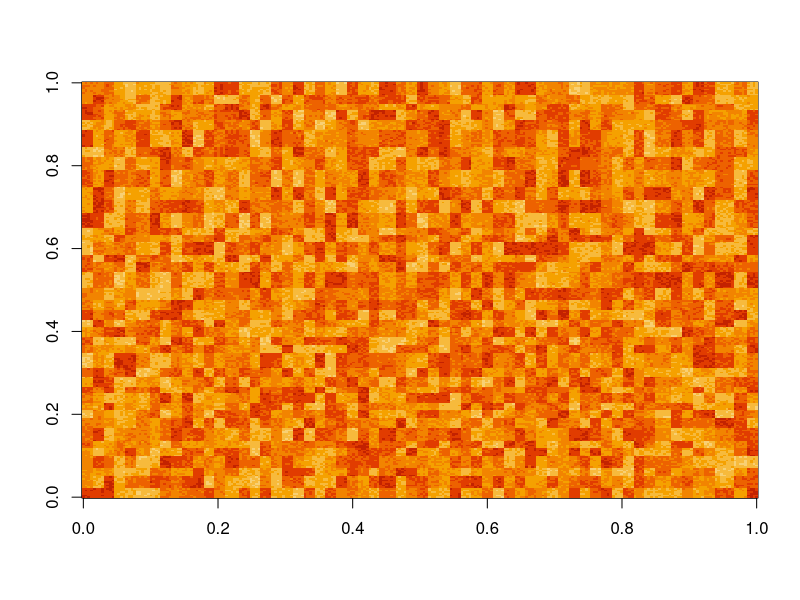
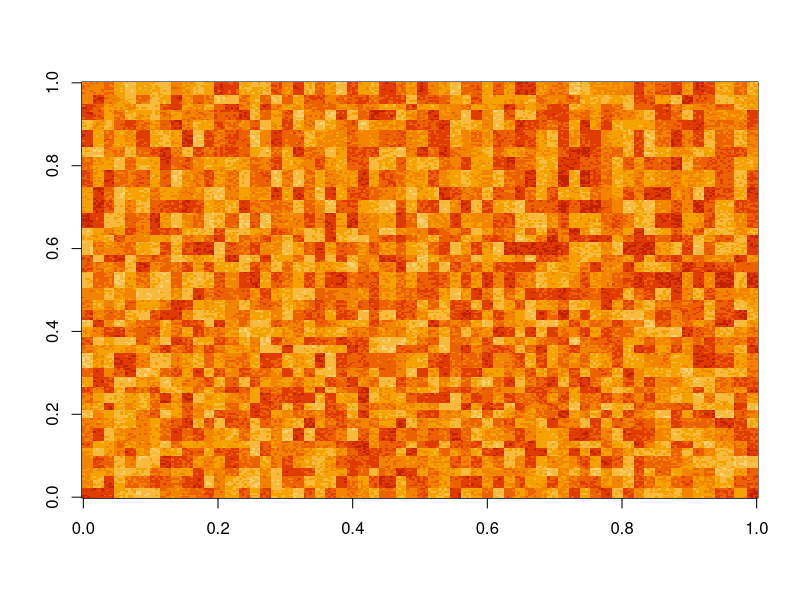
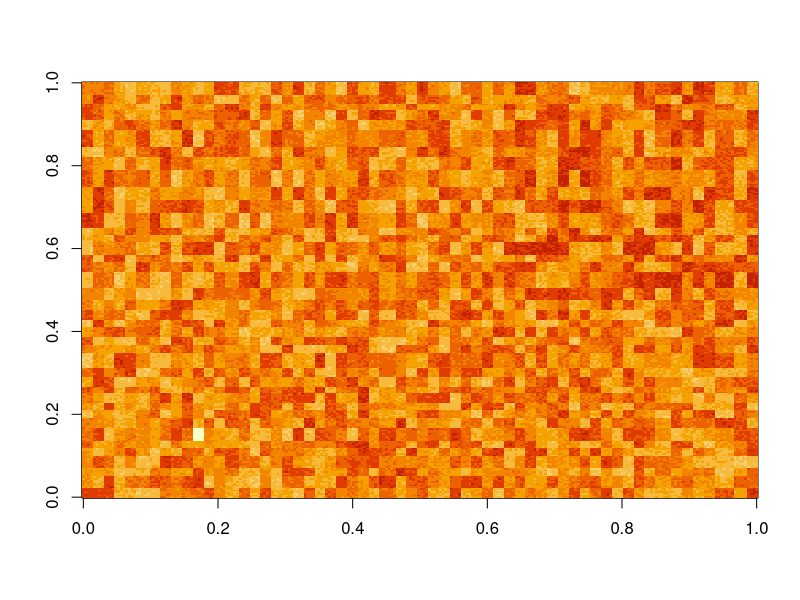
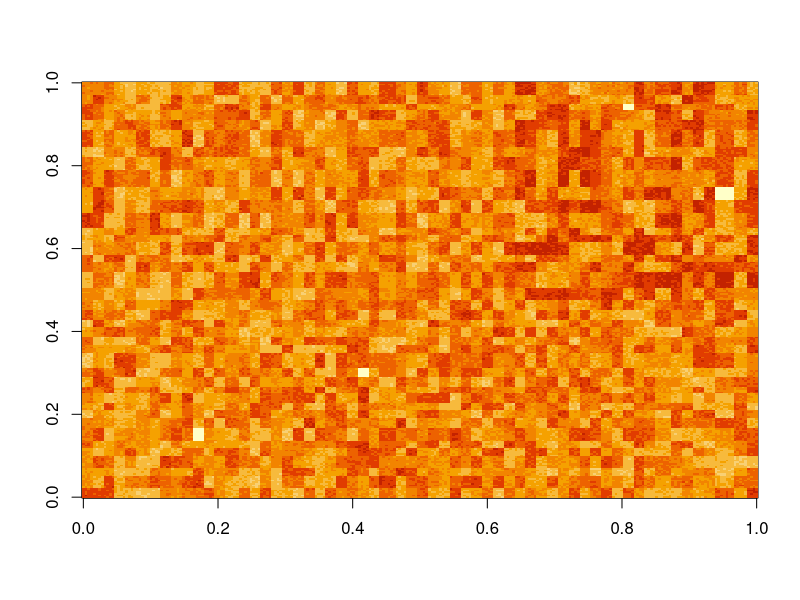
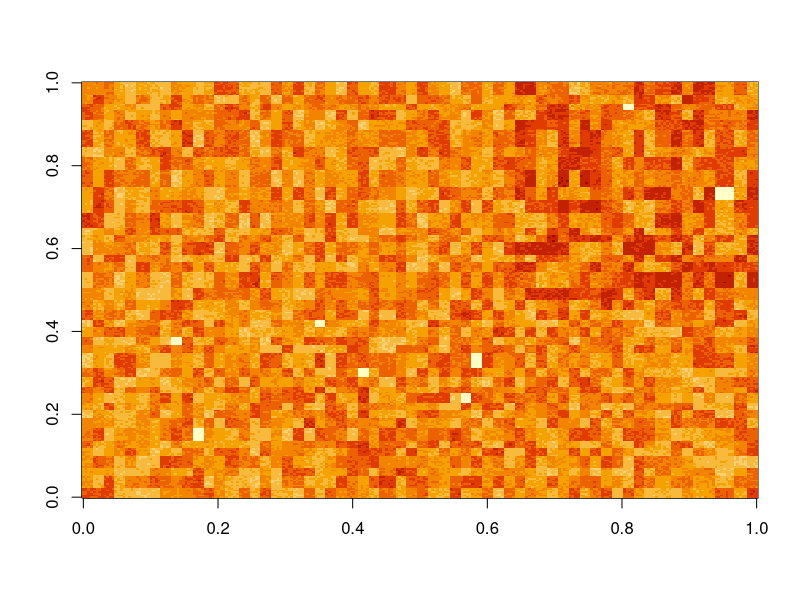
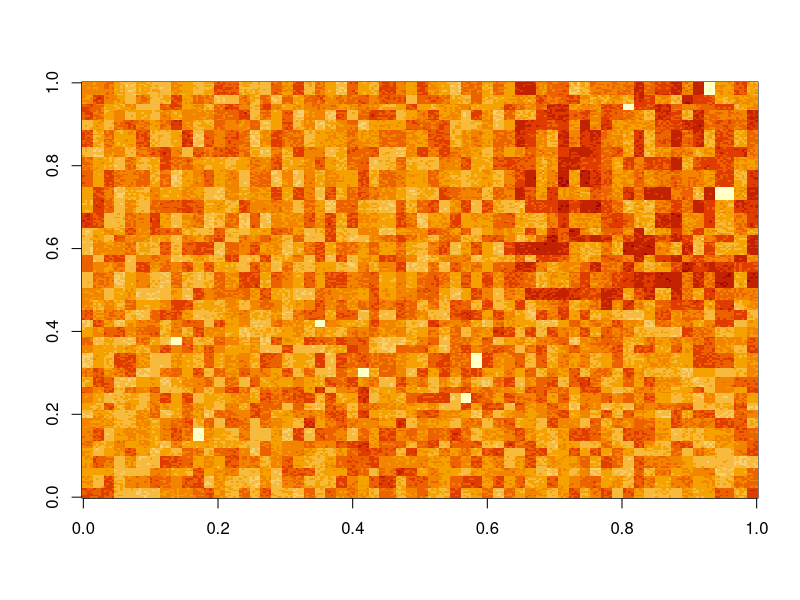
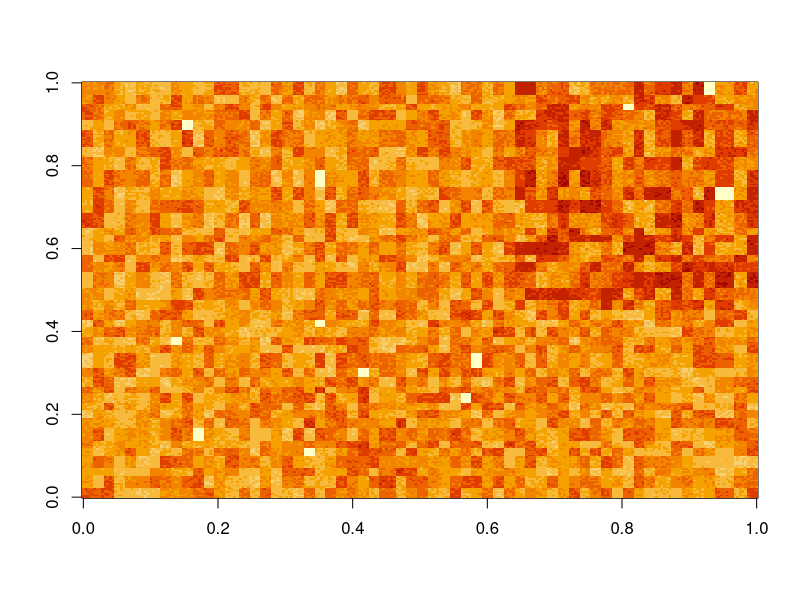
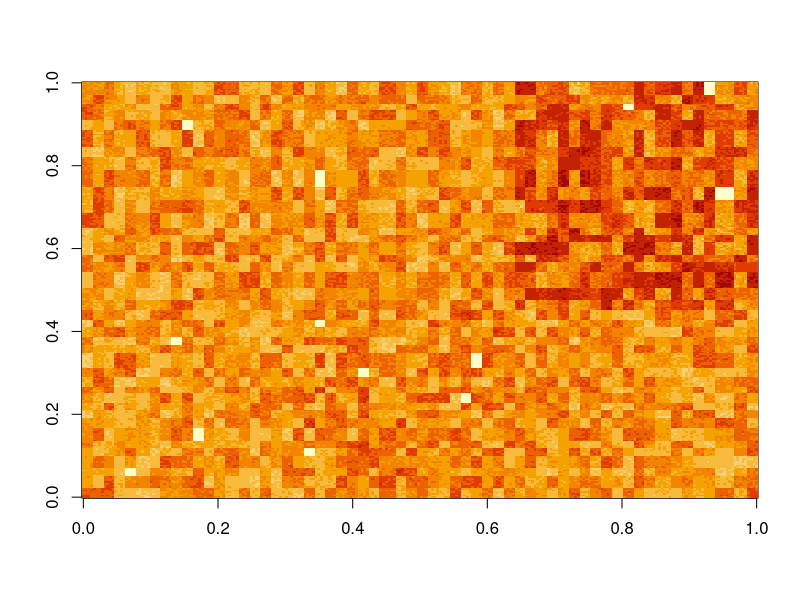

Source code (R) for these figures, in order:
initialise_parameters <- function(){
  params = list()
  params$parcel_sz_x = 40 #width of basic land parcel (eg for N = 500 and parcel_sz_x = 10 the ecology is composed of 50 parcels in the x direction)
  params$parcel_sz_y = 60 #width of basic land parcel
  params$region_num_x = 2 
  params$region_num_y = 3
  params$ecology_size = 250 #array size to be broken up into sub arrays
  params$time_steps = 100 #number of years etc
  params$max_developments = 5 #maximum number of developments per year 
  params$min_eco_val = 30
  params$max_eco_val = 100
  params$min_initial_eco_val = 30
  params$max_initial_eco_val = 80
  params$max_decline_rate = 0.02 #max regional decline rate
  params$offset_rate = 0.005 #rate of improvement in land parcel after parcel is offset
  params$eco_noise = 10
  params$decline_type = 'current'
  params$parcel_selection_type = 'regional' #regional or national
  params$offset_value_type = 'current' 
  params$offset_type = 'match' #match - just match the offset value to the developed value (predicted or current)
  params$region_num = params$region_num_x*params$region_num_y 
  params$decline_rates = -params$max_decline_rate*runif((params$region_num - 1))
  params$decline_rates = c(params$decline_rates, params$max_decline_rate)
  params$decline_rate_std = 0.1*params$max_decline_rate*runif((params$region_num))
  return(params)
}

rand_vec <- function(N, M, sd) {
  min_width = 3;
  vec <- rnorm(N, M/N, sd)
  if (abs(sum(vec)) < 0.01) vec <- vec + 1
  vec <- round(vec / sum(vec) * M)
  deviation <- M - sum(vec)
  for (. in seq_len(abs(deviation))) {
    vec[i] <- vec[i <- sample(N, 1)] + sign(deviation)
  }
  while (any(vec <= min_width)) {
    negs <- vec <= min_width
    pos  <- vec > min_width
    vec[negs][i] <- vec[negs][i <- sample(sum(negs), 1)] + 1
    vec[pos][i]  <- vec[pos ][i <- sample(sum(pos ), 1)] - 1
  }
  vec
}

  
initialise_square_parcels <- function(params){
  parcels = list()
  pixel_indexes = 1:(params$ecology_size*params$ecology_size)
  dim(pixel_indexes) = c(params$ecology_size, params$ecology_size)
  land_parcels = matcell(pixel_indexes, c(params$parcel_sz_y, params$parcel_sz_x)) #split the ecology array into a series of subarrays with dimensions sz_x by sz_y
  parcel_num_y = land_parcels$dims[1]
  parcel_num_x = land_parcels$dims[2]
  land_parcel_num = length(land_parcels$elements) #total number of parcels
  parcel_indexes = 1:land_parcel_num #index all parcels
  dim(parcel_indexes) = c(parcel_num_y, parcel_num_x) #arrange indicies into array with dimensions of land parcels
  region_size_x = ceiling(parcel_num_x/params$region_num_x)
  region_size_y = ceiling(parcel_num_y/params$region_num_y)
  regions = matcell(parcel_indexes, c(region_size_y, region_size_x))
  region_num = length(regions$elements)
  parcels$land_parcel_num = land_parcel_num
  parcels$land_parcels = land_parcels$elements
  parcels$land_parcel_dims = land_parcels$dims
  parcels$regions = regions$elements
  parcels$region_dims = regions$dims
  parcels$region_num = region_num
  return(parcels)
}


initialise_shape_parcels <- function(params){
  parcels = list()

  parcel_vx = rand_vec(params$parcel_sz_x, params$ecology_size, 2)
  parcel_vy = rand_vec(params$parcel_sz_y, params$ecology_size, 2)
  
  pixel_indexes = 1:(params$ecology_size*params$ecology_size)
  dim(pixel_indexes) = c(params$ecology_size, params$ecology_size)
  land_parcels = mcell(pixel_indexes, parcel_vx, parcel_vy) #split the ecology array into a series of subarrays with dimensions sz_x by sz_y
  parcel_num_y = land_parcels$dims[1]
  parcel_num_x = land_parcels$dims[2]
  land_parcel_num = length(land_parcels$elements) #total number of parcels
  parcel_indexes = 1:land_parcel_num #index all parcels
  dim(parcel_indexes) = c(parcel_num_y, parcel_num_x) #arrange indicies into array with dimensions of land parcels
  region_vx = rand_vec(params$region_num_x, parcel_num_x, 1) 
  region_vy = rand_vec(params$region_num_y, parcel_num_y, 1)
  
  regions = mcell(parcel_indexes, region_vx, region_vy)
  
  region_num = length(regions$elements)
  parcels$land_parcel_num = land_parcel_num
  parcels$land_parcels = land_parcels$elements
  parcels$land_parcel_dims = land_parcels$dims
  parcels$regions = regions$elements
  parcels$region_dims = regions$dims
  parcels$region_num = region_num
  parcels$parcel_vx = parcel_vx
  parcels$parcel_vy = parcel_vy
  
  return(parcels)
}


initialise_index_object <- function(land_parcel_num){
  ind_available = 1:land_parcel_num #parcel indexes available for development or offsetting
  index_object = list()
  index_object$ind_available = ind_available
  index_object$break_flag = FALSE
  return(index_object)
}

initialise_ecology <- function(params, parcels){
  land_parcels = parcels$land_parcels
  land_parcel_num = parcels$land_parcel_num
  ecology_initial = matrix(1,params$ecology_size,params$ecology_size)
  
  for (s in 1:land_parcel_num){
    initial_parcel_value = params$min_initial_eco_val + (params$max_initial_eco_val - params$min_initial_eco_val - params$eco_noise)*runif(1) 
    inds = parcels$land_parcels[[s]]
    dim(inds) = c(1, length(inds))
    ecology_initial[inds] = ecology_initial[inds]*initial_parcel_value
  }
  ecology_initial = ecology_initial + params$eco_noise*matrix(runif(params$ecology_size*params$ecology_size),params$ecology_size,params$ecology_size)
  return(ecology_initial)
}

matcell <- function(x, tilesize){
  
  sz = c(nrow(x), ncol(x))
  A = vector('list', 2)
  for (s in 1:2){
    dm = sz[s]
    T = min(dm, tilesize[s])
    nn = floor( dm / T ) 
    resid = dm %% tilesize[s]
    if (resid == 0 ) {
      A[[s]]=c(rep(1, nn)*T)
    } else A[[s]]=c(rep(1, nn)*T,resid)
  }
  
  rowsizes = A[[1]]
  colsizes = A[[2]]
  rows = length(rowsizes)
  cols = length(colsizes)
  B = vector('list', rows*cols)
  
  rowStart = 0
  
  a = 1  
  for (i in 1:rows){
    colStart = 0
    for (j in 1:cols){
      B[[a]] = x[colStart+(1:colsizes[j]), rowStart+(1:rowsizes[i])]
      colStart = colStart + colsizes[j]
      a = a + 1
    }
    rowStart = rowStart + rowsizes[i]
  }
  
  parcel = list()
  parcel$dims = c(length(A[[1]]), length(A[[2]]))
  parcel$elements = B
  return(parcel)
}


mcell <- function(x, vx, vy){
  
  rowsizes = vy;
  colsizes = vx;
  rows = length(rowsizes);
  cols = length(colsizes);

  a = 1
  B = vector('list', rows*cols)
  colStart = 0
  for (i in 1:cols){
    rowStart = 0
    for (j in 1:rows){
      B[[a]] = x[rowStart+(1:rowsizes[j]), colStart+(1:colsizes[i])]
      rowStart = rowStart + rowsizes[j]
      a = a + 1
    }
    colStart = colStart + colsizes[i]
  }
  
  parcel = list()
  parcel$dims = c(length(vy), length(vx))
  parcel$elements = B
  return(parcel)
  
}  


ind2sub <- function(A, ind){
  m = nrow(A)
  rw = ((ind-1) %% m) + 1 
  cl = floor((ind-1) / m) + 1
  loc = c(rw, cl)
  return(loc)
}

offset_rule <- function(pos_y, params, rate, t){
  mn = params$min_eco_val
  mx = params$max_eco_val
  t_sh = -1/rate * log( ((pos_y - mn)/(mx - pos_y)))
  offset_rule = mn + (mx - mn)/(1 + exp(-rate*( t - t_sh)))
}

initialise_counterfactuals <- function(params, parcels, ecology_initial){
  counterfactuals = list()
  
  region_num = parcels$region_num
  regions = parcels$regions
  land_parcels = parcels$land_parcels
  current_ecology = ecology_initial
  time_vec = 1:params$time_steps 
  elements = array(0, c(params$ecology_size, params$ecology_size, params$time_steps))
  decline_rates = vector('list', region_num)
  
  for (region_ind in 1:region_num){
    
    current_region = regions[[region_ind]]
    current_parcel_num = length(current_region)    
    decline_params = c(length(current_region), params$decline_rates[region_ind], params$decline_rate_std[region_ind])
    current_decline_rates = matrix(rnorm(decline_params[1], mean = decline_params[2], sd = decline_params[3]), ncol = ncol(current_region))
    decline_rates[[region_ind]] = current_decline_rates
    parcel_inds = current_region
    dim(parcel_inds) = c(1, current_parcel_num)
    
    for (parcel_count in 1:current_parcel_num){
      parcel_ind = parcel_inds[parcel_count]
      current_parcel = land_parcels[[parcel_ind]]
      current_dec_rate = current_decline_rates[parcel_count]      
      for (pix_ind in current_parcel){      
        loc <- ind2sub(current_ecology, pix_ind)
        elements[loc[1], loc[2], ] = offset_rule(current_ecology[pix_ind], params, current_dec_rate, time_vec)
      }
    }
  }
  counterfactuals$elements = elements
  counterfactuals$decline_rates = decline_rates
  return(counterfactuals)
}

initialise_outputs <- function(params, counterfactuals, parcels){
  parcel_num_x = length(parcels$parcel_vx)
  parcel_num_y = length(parcels$parcel_vy)
  outputs = list()
  outputs$developed_indexes = vector('list', params$time_steps)
  outputs$offset_indexes = vector('list', params$time_steps)
  outputs$offset_trajectories = array(0, c(params$ecology_size, params$ecology_size, params$time_steps)) 
  outputs$developed_losses = outputs$offset_trajectories
  outputs$avoided_losses = outputs$offset_trajectories
  outputs$avoided_loss_static = outputs$offset_trajectories
  outputs$true_gains = outputs$offset_trajectories
  outputs$true_losses = outputs$offset_trajectories
  outputs$trajectories = counterfactuals$elements
  outputs$counterfactuals = counterfactuals$elements
  return(outputs)
  
}

find_parcel_vals <- function(parcels, current_ecology){
  land_parcels = parcels$land_parcels
  land_parcel_num = length(land_parcels)
  current_parcel_vals = rep(0, land_parcel_num)
  
  for (s in 1:land_parcel_num){
    inds = land_parcels[[s]]
    current_parcel_vals[s] = sum(current_ecology[inds])
  }
  return(current_parcel_vals)
}

select_parcel_to_develop <- function(ind_available, current_parcel_vals, parcels){
  developed_object = list()
  
  land_parcels = parcels$land_parcels
  developed_ind = ind_available[sample(1:length(ind_available), 1)]
  parcel_val = current_parcel_vals[developed_ind] #determine ecological value of selected parcel   
  current_parcel = land_parcels[[developed_ind]]
  
  developed_object$parcel_index = developed_ind
  developed_object$parcel_val = parcel_val
  developed_object$current_parcel = current_parcel
  
  return(developed_object)
}

update_index <- function(index_object, parcel_ind){
  ind_available = index_object$ind_available
  ind_available <- setdiff(ind_available, parcel_ind) #remove developed parcel from available list   
  if (length(ind_available) < 1 ){   
    break_flag = TRUE
  } else {break_flag = FALSE}
  index_object$ind_available = ind_available
  index_object$break_flag = break_flag
  return(index_object)
}

find_region <- function(parcels, parcel_ind){
  region_num = parcels$region_num
  regions = parcels$regions
  for (s in 1:region_num){
    if (any(regions[[s]] == parcel_ind)){
      region_index = s
      break
    }
    
  }
  return(region_index)
}

select_parcel_to_offset <- function(params, parcels, developed_object, index_object, current_parcel_vals, predicted_parcel_vals, predict_flag){
  offset_object = list()
  if (predict_flag == 'true'){
    current_parcel_vals = predicted_parcel_vals
  }
  
  ind_available = index_object$ind_available
  
  land_parcels = parcels$land_parcels
  region_num = parcels$region_num
  regions = parcels$regions
  parcel_selection_type = params$parcel_selection_type 
  offset_value_type = params$offset_value_type
  offset_type = params$offset_type
  developed_parcel_ind = developed_object$parcel_index
  developed_parcel_val = developed_object$parcel_val
  
  if (parcel_selection_type == 'regional'){        
    for (s in 1:region_num){
      if (any(regions[[s]] == developed_parcel_ind)) {
        offset_ind_to_use = intersect(regions[[s]], ind_available)                                        
        break
      }
    }
  } else if (parcel_selection_type == 'national'){ 
    offset_ind_to_use = ind_available
  }
  
  if (length(offset_ind_to_use) < 1 ){   
    offset_object$break_flag = TRUE
    return(offset_object)
  } else {offset_object$break_flag = FALSE}
    
  parcel_vals_to_use = current_parcel_vals[offset_ind_to_use]
  
  if (offset_type == 'match') {
    err = abs(parcel_vals_to_use - developed_parcel_val)
    err_ind = which(err == min(err))
    parcel_index = offset_ind_to_use[err_ind]
    if (length(parcel_index) > 1){   #if more than one parcel is of equal value chose at random
      parcel_index = sample(parcel_index)
    } 
  }
  
  offset_object$current_parcel = land_parcels[[parcel_index]]
  offset_object$parcel_index = parcel_index
  return(offset_object)
  
}

determine_offset_index <- function(params, parcels, developed_object, ind_available){
  region_num = parcels$region_num
  regions = parcels$regions
  if (params$parcel_selection_type == 'regional') {
    for (s in 1:region_num){
      if ( any(regions[[s]] == developed_object$parcel_ind )) {
        offset_ind_to_use = intersect(regions[[s]], ind_available)
        break
      }
    }
  } else if (params$parcel_selection_type == 'national'){
    offset_ind_to_use = ind_available
  }
  return(offset_ind_to_use)  
}

 
write_developed_trajectory <- function(trajectories, developed_object, current_ecology, params, yr){
  
  current_parcel = developed_object$current_parcel
  dim(current_parcel) = c(1, length(current_parcel))

  for (pix_ind in current_parcel){
    loc = ind2sub(current_ecology, pix_ind)
    trajectories[loc[1], loc[2], yr:params$time_steps] = 0
  }
    return(trajectories)
}

write_offset_trajectory <- function(outputs, current_parcel, current_ecology, params, time_remaining, yr){
  
  offset_rate = params$offset_rate
  dim(current_parcel) = c(1, length(current_parcel))
  
  for (pix_ind in current_parcel){
    loc = ind2sub(current_ecology, pix_ind)  
    current_trajectory = offset_rule(current_ecology[pix_ind], params, offset_rate, time_remaining)
    outputs$trajectories[loc[1], loc[2], yr:params$time_steps] = current_trajectory        
    outputs$offset_trajectories[loc[1], loc[2], yr:params$time_steps] = current_trajectory
    #counterfactual = counterfactuals$elements[loc[1], loc[2], yr:params$time_steps]
    #outputs$true_gains[loc[1], loc[2], yr:params$time_steps] = current_trajectory - counterfactual             
  }
  return(outputs)
  
}

write_trajectory <- function(outputs, current_parcel, current_ecology, params, time_remaining, yr){
  
  min_eco_val = params$min_eco_val
  max_eco_val = params$max_eco_val
  offset_rate = params$offset_rate
  dim(current_parcel) = c(1, length(current_parcel))
  
  for (pix_ind in current_parcel){
    loc = ind2sub(current_ecology, pix_ind)  
    current_trajectory = offset_rule(current_ecology[pix_ind], params, offset_rate, time_remaining)
    outputs$avoided_losses[loc[1], loc[2], yr:params$time_steps] = current_ecology[pix_ind]
    counterfactual = counterfactuals$elements[loc[1], loc[2], yr:params$time_steps]
    outputs$true_gains[loc[1], loc[2], yr:params$time_steps] = current_trajectory - counterfactual             
  }
  return(outputs)
  
}


write_current_value <- function(A, current_parcel, current_ecology, params, yr){
  current_array = matrix(0, params$ecology_size, params$ecology_size)
  current_array[current_parcel] = current_ecology[current_parcel]
  A[, , yr] = A[, , yr] + current_array
  return(A)
}


sum_regions <- function(time_steps, parcels, trajectories){
  
  region_num = parcels$region_num
  land_parcels = parcels$land_parcels
  regions = parcels$regions
  region_sums = array(0, c(time_steps, region_num))
  
  for (yr in 1:time_steps){ #determine net regional offsets, net regional development_losses
    current_trajectory = trajectories[ , , yr]

    for (region_ind in 1:region_num){ #number of regions  

      current_region = regions[[region_ind]]
      current_parcel_num = length(current_region)
      current_region_sum = 0

      for (parcel_ind in current_region){ 
        current_parcel = land_parcels[[parcel_ind]]
        current_region_sum = current_region_sum + sum(current_trajectory[current_parcel])
      }
      region_sums[yr, region_ind] = current_region_sum
    }
  }
  return(region_sums)
}


predict_parcels <- function(parcels, index_object, current_ecology, params, time_remaining){
  ind_available = index_object$ind_available
  offset_rate = params$offset_rate
  land_parcels = parcels$land_parcels
  predicted_parcel_vals = array(0, length(ind_available))

  for (s in ind_available){

    current_parcel = land_parcels[[s]]
    predicted_offset_parcel = array(0, length(current_parcel))
    parcel_pix_ind = 1
    for (pix_ind in current_parcel){
      predicted_pixel_trajectory = offset_rule(current_ecology[pix_ind], params, offset_rate, time_remaining)
      predicted_offset_parcel[parcel_pix_ind] = predicted_pixel_trajectory[length(predicted_pixel_trajectory)]
      parcel_pix_ind <- parcel_pix_ind + 1
    }     
    predicted_parcel_vals[s] = sum(predicted_offset_parcel)
  }
  return(predicted_parcel_vals)

}


params <- initialise_parameters()
parcels <- initialise_shape_parcels(params)
index_object <- initialise_index_object(parcels$land_parcel_num)
ecology_initial<- initialise_ecology(params, parcels)
counterfactuals <- initialise_counterfactuals(params, parcels, ecology_initial)
outputs <- initialise_outputs(params, counterfactuals, parcels)

graphics.off()
image(counterfactuals$elements[, , 1], zlim = c(0, 100))

t1=proc.time() 








for (yr in 1:params$time_steps){      #main time loop

  time_remaining = 0:(params$time_steps - yr)    #remaining time vector
  current_ecology = outputs$trajectories[ , , yr]
      
  if (yr%%4 == 0){
    current_parcel_vals <- find_parcel_vals(parcels, current_ecology)
    current_max_developments = min(params$max_developments, length(index_object$ind_available))
    if (current_max_developments > 1){ 
      develop_num = sample(current_max_developments, 1)
    } else {develop_num = current_max_developments
    }
  } else develop_num = 0
  
  if (develop_num > 0){
    
    for (dev_index in 1:develop_num){    #loop over the number of possible developments           
      developed_object <- select_parcel_to_develop(index_object$ind_available, current_parcel_vals, parcels)      
      outputs$trajectories <- write_developed_trajectory(outputs$trajectories, developed_object, current_ecology, params, yr)      
           
      index_object = update_index(index_object, developed_object$parcel_index)      
      if (index_object$break_flag == TRUE){
        break
      }      
      if (params$offset_value_type == 'predicted'){   #determine predicted offset parcel values for each remaining parcel
        predict_flag = 'true'
        predicted_parcel_vals <- predict_parcels(parcels, index_object, current_ecology, params, time_remaining)
      } else (predict_flag = 'false')
      offset_object <- select_parcel_to_offset(params, parcels, developed_object, index_object, current_parcel_vals, predicted_parcel_vals, predict_flag)      
      
      if (offset_object$break_flag == TRUE){
        break
      }  
      
      outputs = write_offset_trajectory(outputs, offset_object$current_parcel, current_ecology, params, time_remaining, yr)      
      index_object = update_index(index_object, offset_object$parcel_index)      
      if (index_object$break_flag == TRUE){
        break
      }
      
      outputs$developed_losses <- write_current_value(outputs$developed_losses, developed_object$current_parcel, current_ecology, params, yr) 
      outputs$avoided_loss_static <- write_current_value(outputs$avoided_loss_static, offset_object$current_parcel, current_ecology, params, yr) 
        
    }
    image(current_ecology, zlim = c(0, 100))
  } 

  if (length(index_object$ind_available) < 1){ #if no parcels are available break out of inner loop
    print('all parcels used')        
    break     
  }
  
print(yr)

}

(proc.time()-t1)[3]
#image(outputs$trajectories[ , , yr],zlim = c(0, 100))

region_sums <- sum_regions(params$time_steps, parcels, outputs$trajectories)
offset_sums <- sum_regions(params$time_steps, parcels, outputs$offset_trajectories)
developed_sums <- sum_regions(params$time_steps, parcels, outputs$developed_losses)
counterfactual_sums <- sum_regions(params$time_steps, parcels, counterfactuals$elements)
true_region_gains <- sum_regions(params$time_steps, parcels, outputs$true_gains)



plot_type = 'measured vs counterfactual'  # 'developments vs offsets', 'measured vs counterfactual', or 'true region gains' 
A = 1:parcels$region_num
dim(A) = c(params$region_num_x, params$region_num_y)
layout(A)

if (plot_type == 'developments vs offsets'){
  ymax = max(cbind(developed_sums, offset_sums))
  ymin = min(cbind(developed_sums, offset_sums))
  for (s in 1:params$region_num){
  
    plot(developed_sums[ , s], type = 'l', ylim = c(ymin, ymax))
    lines(offset_sums[ , s], col = 'red', ylim = c(ymin, ymax))
  }
} else if (plot_type == 'measured vs counterfactual'){

  ymax = max(cbind(counterfactual_sums, region_sums))
  ymin = min(cbind(counterfactual_sums, region_sums))
  for (s in 1:params$region_num){
    plot(counterfactual_sums[ , s], type = 'l', ylim = c(ymin, ymax))
    lines(region_sums[ , s], col = 'red', ylim = c(ymin, ymax))
  }
  
} else if (plot_type == 'true region gains'){ #measured - counterfactual

  ymax = max(true_region_gains)
  ymin = min(true_region_gains)
  for (s in 1:params$region_num){
    plot(true_region_gains[ , s], type = 'l', ylim = c(ymin, ymax))
  }
}

mtext(plot_type, side = 3, line = -2, outer = TRUE)

